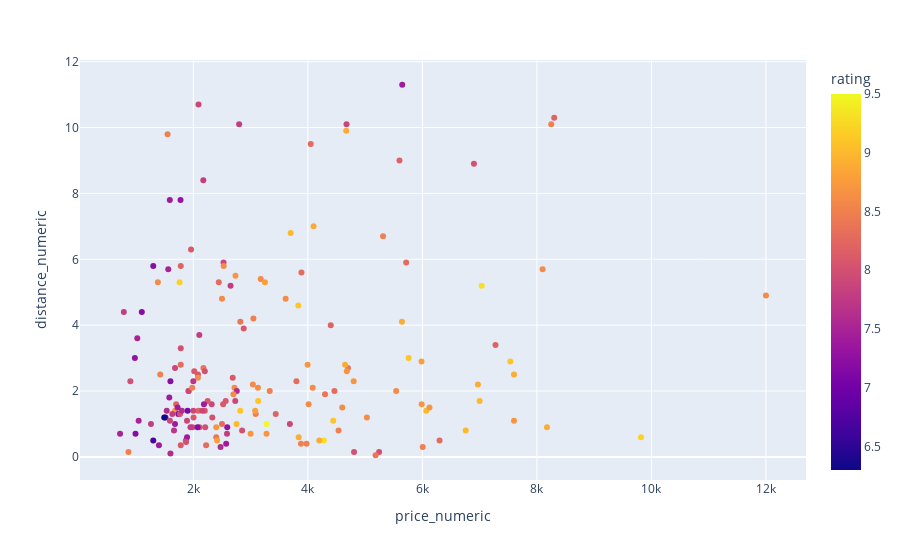

Notebook cell for this chart:
### Code cell
import plotly.express as px
fig = px.scatter(hotel_info_cleaned, x="price_numeric", y="distance_numeric", color="rating",hover_data=['name',"rating","price"])
fig.show()

### Figure 1 — Plotly figure (JSON) as saved in the notebook; plotly's stock layout.template omitted (floating-point values rounded to 4 significant figures; data arrays with more than 128 entries replaced by an {"elided": "..."} marker saying what was removed)
{"data": [{"customdata": {"elided": "174x3 mixed values"}, "hovertemplate": "price_numeric=%{x}<br>distance_numeric=%{y}<br>name=%{customdata[0]}<br>rating=%{marker.color}<br>price=%{customdata[2]}<extra></extra>", "legendgroup": "", "marker": {"color": {"elided": "174 float values"}, "coloraxis": "coloraxis", "symbol": "circle"}, "mode": "markers", "name": "", "orientation": "v", "showlegend": false, "type": "scatter", "x": {"elided": "174 int values"}, "xaxis": "x", "y": {"elided": "174 float values"}, "yaxis": "y"}], "layout": {"coloraxis": {"colorbar": {"title": {"text": "rating"}}, "colorscale": [[0, "#0d0887"], [0.1111, "#46039f"], [0.2222, "#7201a8"], [0.3333, "#9c179e"], [0.4444, "#bd3786"], [0.5556, "#d8576b"], [0.6667, "#ed7953"], [0.7778, "#fb9f3a"], [0.8889, "#fdca26"], [1, "#f0f921"]]}, "legend": {"tracegroupgap": 0}, "margin": {"t": 60}, "xaxis": {"anchor": "y", "domain": [0, 1], "title": {"text": "price_numeric"}}, "yaxis": {"anchor": "x", "domain": [0, 1], "title": {"text": "distance_numeric"}}}}
